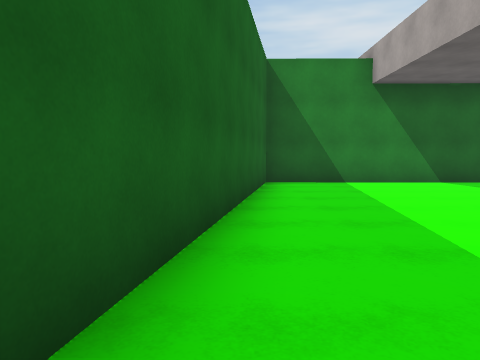
[1] (above)

18 first-person views from a walk through a scene from a Unity 3-D project. The camera is 1.3 m above the floor, tilts 4° down and sees 70° across. The floor is counted in squares, 2 m on a side. Each view is taken from the middle of a square. On the plan, view 1 faces up. The plan holds only what a view shows up to about 10 squares ahead; the rest is blank. The place goes on beyond the plan. The player is left out.

[2]
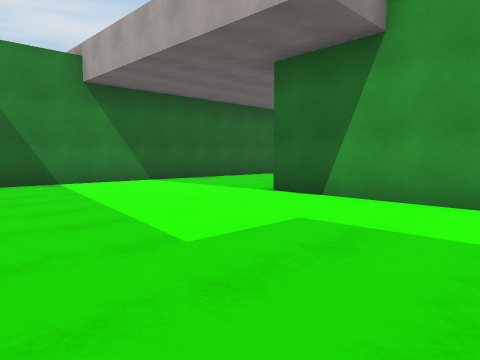

[3]
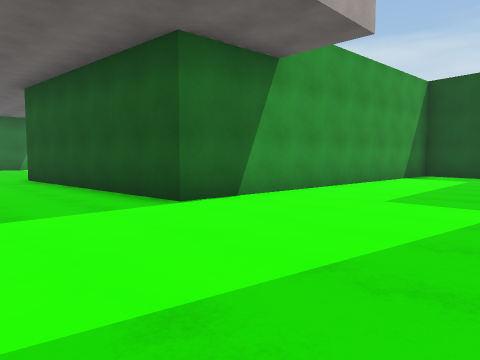

[4]
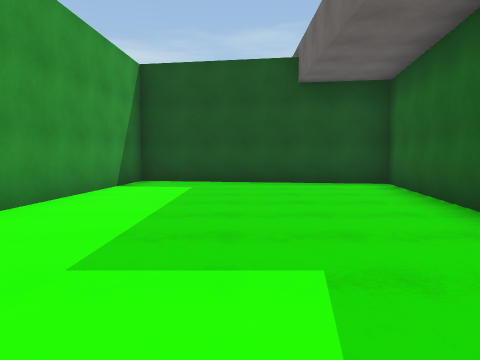

[5]
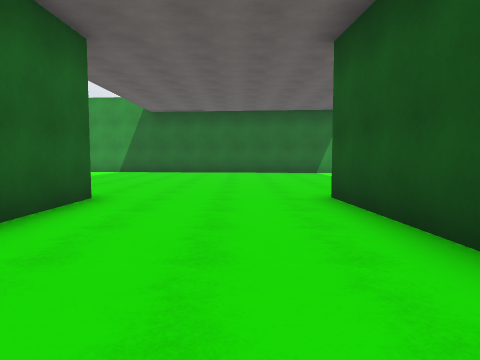

[6]
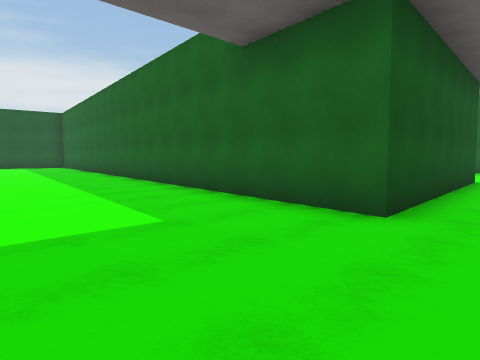

[7]
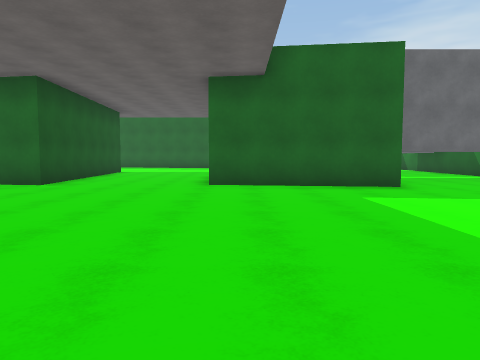

[8]
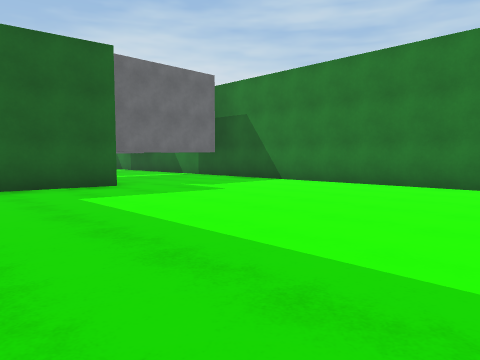

[9]
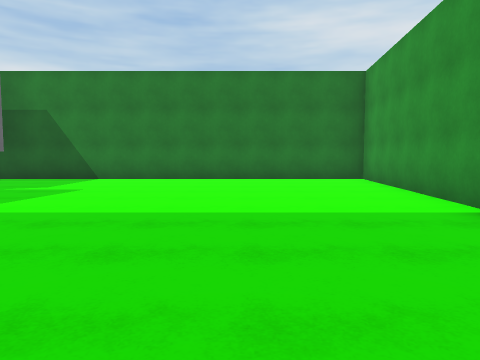

[10]
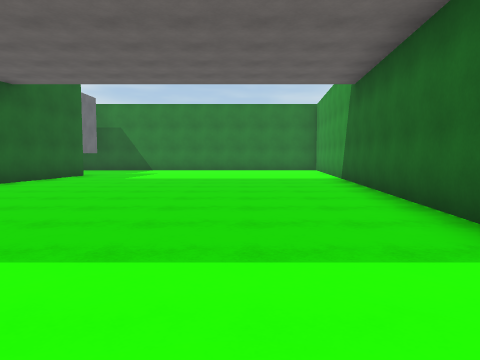

[11]
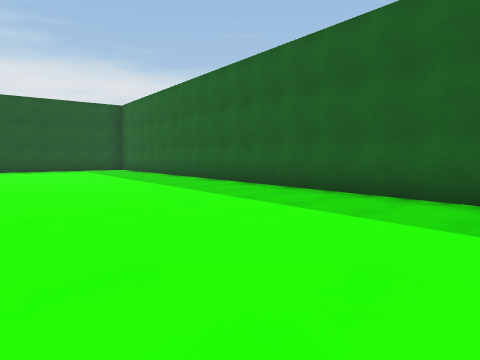

[12]
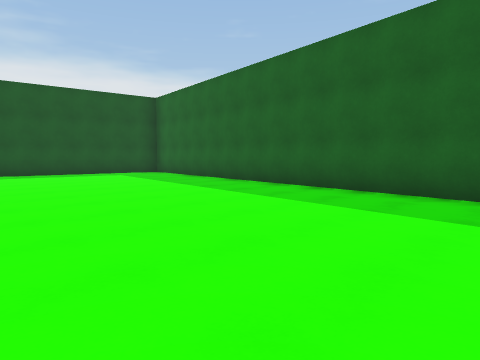

[13]
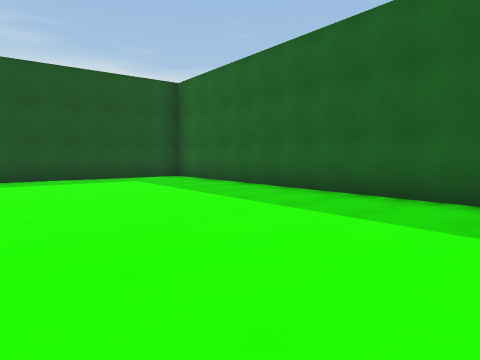

[14]
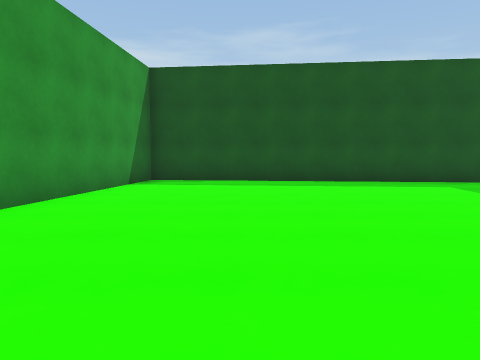

[15]
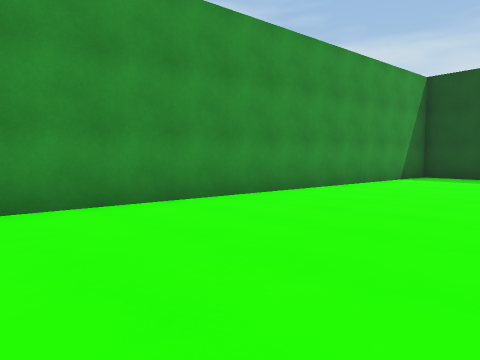

[16]
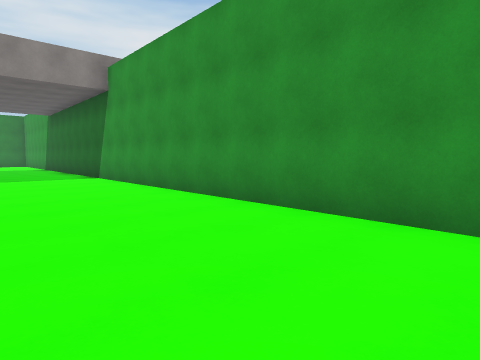

[17]
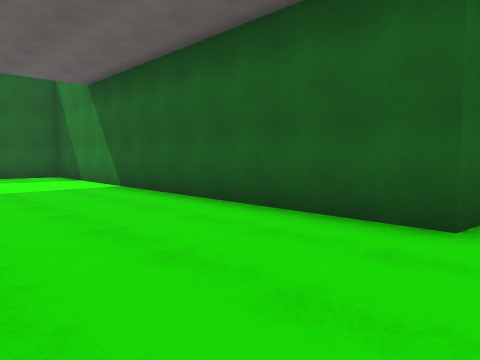

[18]
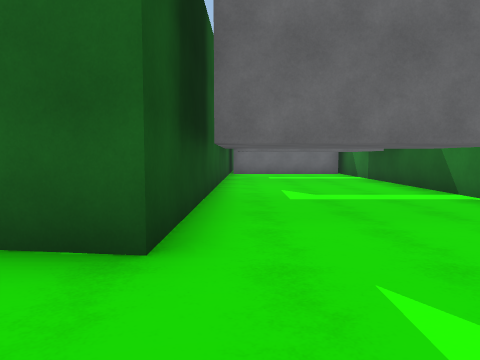

### Floor plan
Points are (right, up) in squares from view 1. A wall is a line through its corners. A room is listed if a view was taken in it or the views show most of it. See-through windows are left out.
Room 1 (views 1, 2, 3, 4, 5, 6, 7, 8, 9, 10, 11, 12, 13, 14, 15, 16, 17, 18)
walls: (10.1, 12.4) (11.8, 12.4) (11.3, 8.3) (0.6, 8.5) (-1.5, -4) (4.6, -5) (5.1, 4.2) (11.4, 4.6) (8.7, -12.9); (10.7, 16.2) (10.7, 12.8); (9.1, -14.4) (17.4, -15.3) (20.5, 16.7) (10, 16.7)

Positions as (right, up) in squares from view 1, and headings:
1: (0, 0), facing up
2: (0, 0), facing up-right
3: (1, 7), facing down-right
4: (2, 4), facing down
5: (6, 6), facing right
6: (15, 6), facing down-left
7: (19, 9), facing left
8: (19, 9), facing up-left
9: (17, 7), facing up
10: (17, 1), facing up
11: (16, 1), facing down-left
12: (16, -2), facing down-left
13: (15, -5), facing down-left
14: (15, -6), facing down
15: (14, -4), facing down-right
16: (15, -7), facing up-right
17: (12, 5), facing up-left
18: (14, 13), facing left
